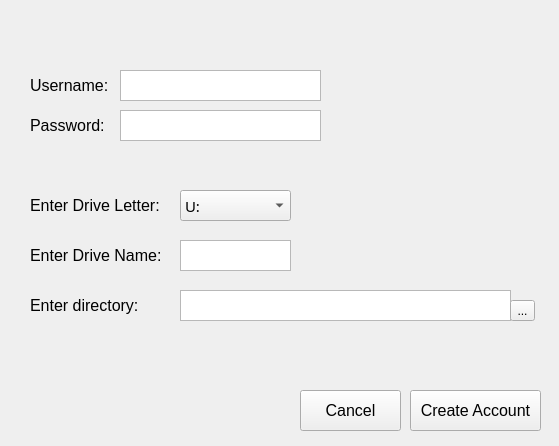
<?xml version="1.0" encoding="UTF-8"?>
<ui version="4.0">
 <class>Form</class>
 <widget class="QWidget" name="Form">
  <property name="geometry">
   <rect>
    <x>0</x>
    <y>0</y>
    <width>559</width>
    <height>446</height>
   </rect>
  </property>
  <property name="windowTitle">
   <string>Form</string>
  </property>
  <widget class="QLabel" name="letterLbl">
   <property name="geometry">
    <rect>
     <x>30</x>
     <y>190</y>
     <width>141</width>
     <height>31</height>
    </rect>
   </property>
   <property name="font">
    <font>
     <pointsize>12</pointsize>
    </font>
   </property>
   <property name="text">
    <string>Enter Drive Letter:</string>
   </property>
  </widget>
  <widget class="QComboBox" name="letterBox">
   <property name="geometry">
    <rect>
     <x>180</x>
     <y>190</y>
     <width>111</width>
     <height>31</height>
    </rect>
   </property>
   <property name="font">
    <font>
     <family>Segoe MDL2 Assets</family>
     <pointsize>11</pointsize>
    </font>
   </property>
   <item>
    <property name="text">
     <string>U:</string>
    </property>
   </item>
   <item>
    <property name="text">
     <string>Q:</string>
    </property>
   </item>
   <item>
    <property name="text">
     <string>T:</string>
    </property>
   </item>
   <item>
    <property name="text">
     <string>E:</string>
    </property>
   </item>
   <item>
    <property name="text">
     <string>P:</string>
    </property>
   </item>
  </widget>
  <widget class="QLabel" name="nameLbl">
   <property name="geometry">
    <rect>
     <x>30</x>
     <y>240</y>
     <width>141</width>
     <height>31</height>
    </rect>
   </property>
   <property name="font">
    <font>
     <pointsize>12</pointsize>
    </font>
   </property>
   <property name="text">
    <string>Enter Drive Name:</string>
   </property>
  </widget>
  <widget class="QTextEdit" name="nameEdit">
   <property name="geometry">
    <rect>
     <x>180</x>
     <y>240</y>
     <width>111</width>
     <height>31</height>
    </rect>
   </property>
   <property name="font">
    <font>
     <pointsize>12</pointsize>
    </font>
   </property>
  </widget>
  <widget class="QLabel" name="directortyLbl">
   <property name="geometry">
    <rect>
     <x>30</x>
     <y>290</y>
     <width>121</width>
     <height>31</height>
    </rect>
   </property>
   <property name="font">
    <font>
     <pointsize>12</pointsize>
    </font>
   </property>
   <property name="text">
    <string>Enter directory:</string>
   </property>
  </widget>
  <widget class="QTextEdit" name="directoryEdit">
   <property name="geometry">
    <rect>
     <x>180</x>
     <y>290</y>
     <width>331</width>
     <height>31</height>
    </rect>
   </property>
  </widget>
  <widget class="QToolButton" name="browseBtn">
   <property name="geometry">
    <rect>
     <x>510</x>
     <y>300</y>
     <width>25</width>
     <height>21</height>
    </rect>
   </property>
   <property name="text">
    <string>...</string>
   </property>
  </widget>
  <widget class="QPushButton" name="CreateBtn">
   <property name="geometry">
    <rect>
     <x>410</x>
     <y>390</y>
     <width>131</width>
     <height>41</height>
    </rect>
   </property>
   <property name="font">
    <font>
     <pointsize>12</pointsize>
    </font>
   </property>
   <property name="text">
    <string>Create Account</string>
   </property>
  </widget>
  <widget class="QPushButton" name="cancelBtn">
   <property name="geometry">
    <rect>
     <x>300</x>
     <y>390</y>
     <width>101</width>
     <height>41</height>
    </rect>
   </property>
   <property name="font">
    <font>
     <pointsize>12</pointsize>
    </font>
   </property>
   <property name="text">
    <string>Cancel</string>
   </property>
  </widget>
  <widget class="QLabel" name="usernameLbl">
   <property name="enabled">
    <bool>true</bool>
   </property>
   <property name="geometry">
    <rect>
     <x>30</x>
     <y>70</y>
     <width>91</width>
     <height>31</height>
    </rect>
   </property>
   <property name="font">
    <font>
     <pointsize>12</pointsize>
    </font>
   </property>
   <property name="text">
    <string>Username:</string>
   </property>
  </widget>
  <widget class="QLabel" name="passwordLbl">
   <property name="geometry">
    <rect>
     <x>30</x>
     <y>110</y>
     <width>91</width>
     <height>31</height>
    </rect>
   </property>
   <property name="font">
    <font>
     <pointsize>12</pointsize>
    </font>
   </property>
   <property name="text">
    <string>Password:</string>
   </property>
  </widget>
  <widget class="QTextEdit" name="usernameEdit">
   <property name="enabled">
    <bool>true</bool>
   </property>
   <property name="geometry">
    <rect>
     <x>120</x>
     <y>70</y>
     <width>201</width>
     <height>31</height>
    </rect>
   </property>
  </widget>
  <widget class="QTextEdit" name="passwordEdit">
   <property name="enabled">
    <bool>true</bool>
   </property>
   <property name="geometry">
    <rect>
     <x>120</x>
     <y>110</y>
     <width>201</width>
     <height>31</height>
    </rect>
   </property>
  </widget>
 </widget>
 <resources/>
 <connections/>
</ui>
